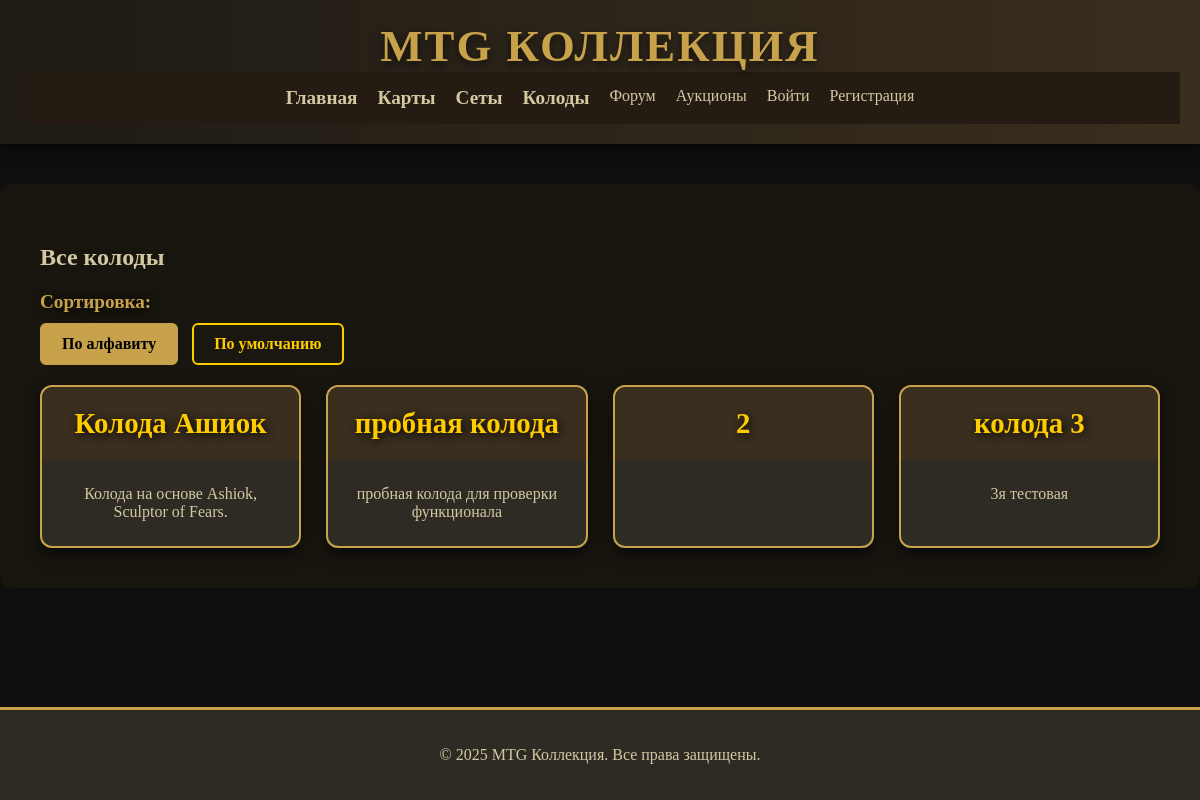
Before: /decks/ with the older database file.
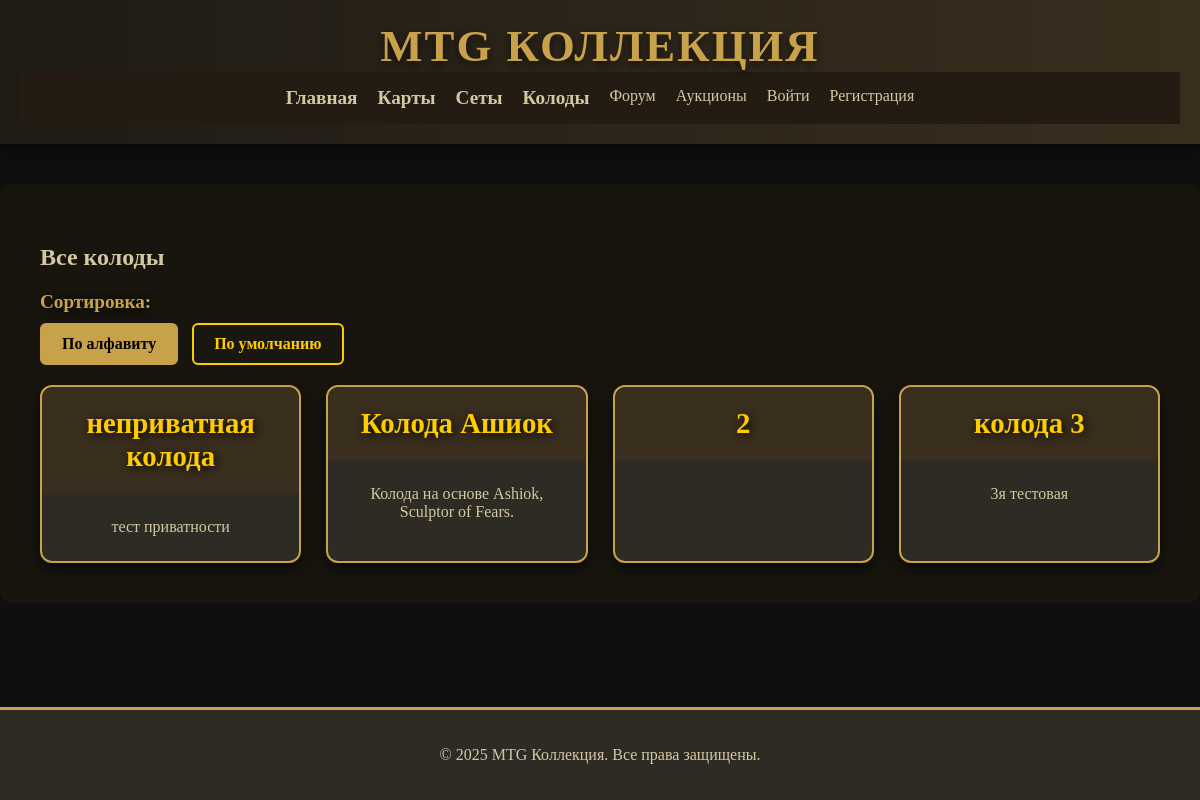
After: the same page with the newer database file.
### mtg_app/models.py (models this page shows, shortened)
class Deck(models.Model):
    name = models.CharField(max_length=100, verbose_name="Название колоды")
    description = models.TextField(blank=True, verbose_name="Описание")
    cards = models.ManyToManyField(Card, verbose_name="Карты в колоде")
    owner = models.ForeignKey(User, on_delete=models.CASCADE, related_name="decks", null=True, blank=True)
    is_private = models.BooleanField(default=False)  # Приватная/публичная колода
    created_at = models.DateTimeField(default=timezone.now)

### mtg_app/views.py (the view)
# urls.py: path('decks/', views.deck_list, name='deck_list'),
def deck_list(request):
    decks = Deck.objects.filter(
        Q(is_private=False) | Q(owner=request.user.id)
    ) if request.user.is_authenticated else Deck.objects.filter(is_private=False)
    sort = request.GET.get('sort')
    if sort == 'alphabetical':
        decks = decks.order_by('name')
    else:
        decks = decks.order_by('-created_at')
    return render(request, 'mtg_app/deck_list.html', {'decks': decks, 'sort': sort})

### mtg_app/templates/mtg_app/deck_list.html (shortened to what this page needs)
{% extends 'mtg_app/base.html' %} {% load static %}  {% block content %}
<section class="deck-list">
  <h2>Все колоды</h2>
  <section class="sorting">
    <h3>Сортировка:</h3>
    <a
      href="?sort=alphabetical"
      class="btn {% if sort == 'alphabetical' %}active{% endif %}"
      >По алфавиту</a
    >
    <a
      href="?sort=default"
      class="btn {% if sort == 'default' or not sort %}active{% endif %}"
      >По умолчанию</a
    >
  </section>
  <div class="deck-grid">
    {% for deck in decks %}
    <div class="deck-card">
      <a href="{% url 'mtg_app:deck_detail' deck.id %}">
        <div class="deck-name">
          <h3>{{ deck.name }}</h3>
        </div>
        <div class="deck-info">
          <p>{{ deck.description|truncatechars:100 }}</p>
        </div>
      </a>
    </div>
    {% endfor %}
  </div>
</section>
{% endblock %}

Changed rows visible on the page:
removed Deck: name "пробная колода", description "пробная колода для проверки функционала"
added Deck: name "неприватная колода", description "тест приватности"
